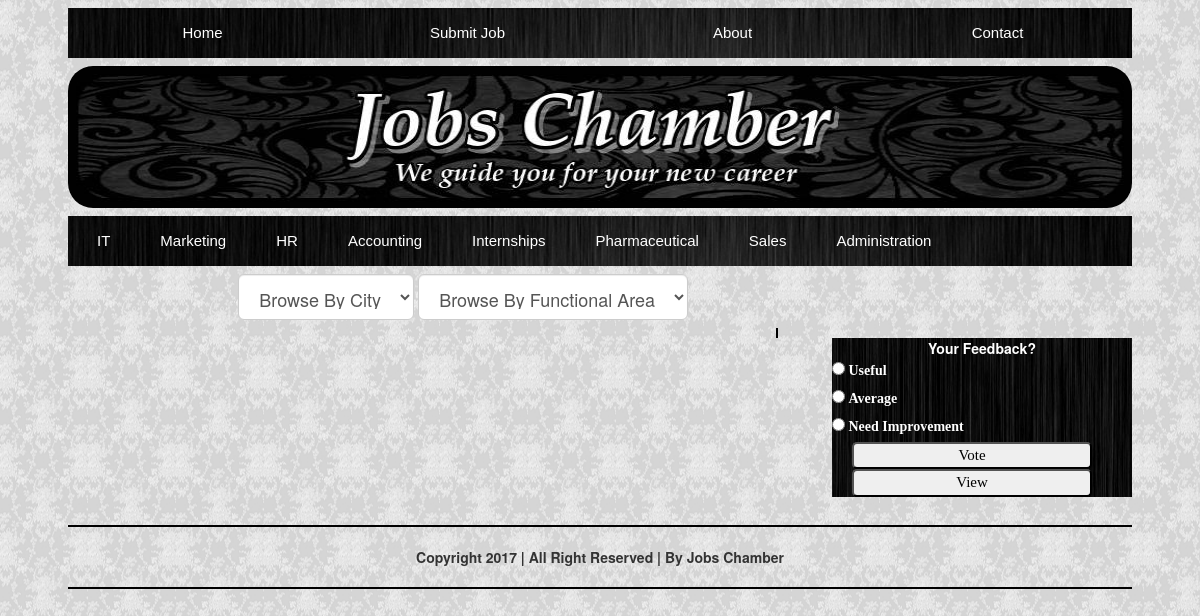
Page /filter.php on the committed database.
### tables this page shows
CREATE TABLE IF NOT EXISTS `menu2` (
  `m_id` int(11) NOT NULL AUTO_INCREMENT,
  `m_title` varchar(255) NOT NULL,
  PRIMARY KEY (`m_id`)
);

### nav_head_filter.php (the view, shortened to what this page needs)
<tr>
	<td>
		<table border='0' width='100%' class='table-responsive table2'>
			<tr>
				<td width='10%' height='10%' align='center'>
					<a href='index.php' class='a_menu'>Home</a>
				</td>
				<td width='10%' height='10%' align='center'>
					<a href='#' data-toggle="modal" data-target="#submitjob" class='a_menu'>Submit Job</a>
				</td>
				<td width='10%' height='10%' align='center'>
					<a href='#' data-toggle="modal" data-target="#about" class='a_menu'>About</a>
				</td>
				<td width='10%' height='10%' align='center'>
					<a href='#' data-toggle="modal" data-target="#contact" class='a_menu'>Contact</a>
				</td>
			</tr>
		</table>
	</td>
</tr>
<tr>
	<td>
		<?php
			include ("includes/headimage.php");
		?>
	</td>
</tr>
<tr>
	<td>
		<table border='0' class='table-responsive table3'>
			<tr>
				<td>
					<ul class="topnav">
						<?php
							include ("includes/db.php");
							$query = "select * from menu2";
							$run = mysqli_query($con,$query);
							while ($row=mysqli_fetch_array($run,MYSQLI_NUM)) {
								$m_title = $row[1];
								echo "<li><a href='index.php?post=$m_title' class='a_menu'>$m_title</a></li>";
							}
						?>
				  	</ul>
				</td>
			</tr>
		</table>
	</td>
</tr>
<tr>
	<td>
		<table border='0' class='table-responsive' width="68%" align="center">
			<tr>
				<td>
					<form class="form-inline" method='post' action='filter.php' onsubmit="return Filter()">
						<div class='form-group'>
							<select name='location' class="form-control input-lg" id="location" onchange="this.form.submit();">
								<option value="City" selected>Browse By City</option>
						    </select>
						</div>
						<div class='form-group'>
							<select name='interest' class="form-control input-lg" id="interest" onchange="this.form.submit();">
						        <option value="Field" selected>Browse By Functional Area</option>
						    </select>
						</div>
					</form>
				</td>
			</tr>
		</table>
	</td>
</tr>

### includes/style.css (style rules this page uses)
body { background-image:url('../images/background.jpg'); background-repeat: x-repeat; background-position:left; }
select { padding:5px; margin: 0; border-radius:5px; background: white; color:black; border:1px solid; cursor:pointer; width:250px; height:30px; }
.table2 { width:100%; border-spacing:4px; border-collapse:separate; background: url(../images/menu.png); background-size: 100% 100%; height: 50px; }
.table3 { width:100%; border-spacing:4px; border-collapse:separate; background: url(../images/menu.png); background-size: 100% 100%; height: 50px; }
a:link { text-decoration:none; font-family: verdana; }
.a_menu:link { font-family: Verdana,sans-serif; font-size: 15px; color:white; text-decoration:none; }
ul.topnav { list-style-type: none; margin: 0; padding: 0; overflow: hidden; background-color: transparent; }
ul.topnav li { float: left; }
ul.topnav li a { display: inline-block; color: #f2f2f2; text-align: center; padding: 0 25px; text-decoration: none; transition: 0.3s; font-size: 17px; }

### rows in the picture
menu2: m_title "IT"
menu2: m_title "Marketing"
menu2: m_title "HR"
menu2: m_title "Accounting"
menu2: m_title "Internships"
menu2: m_title "Pharmaceutical"
menu2: m_title "Sales"
menu2: m_title "Administration"
